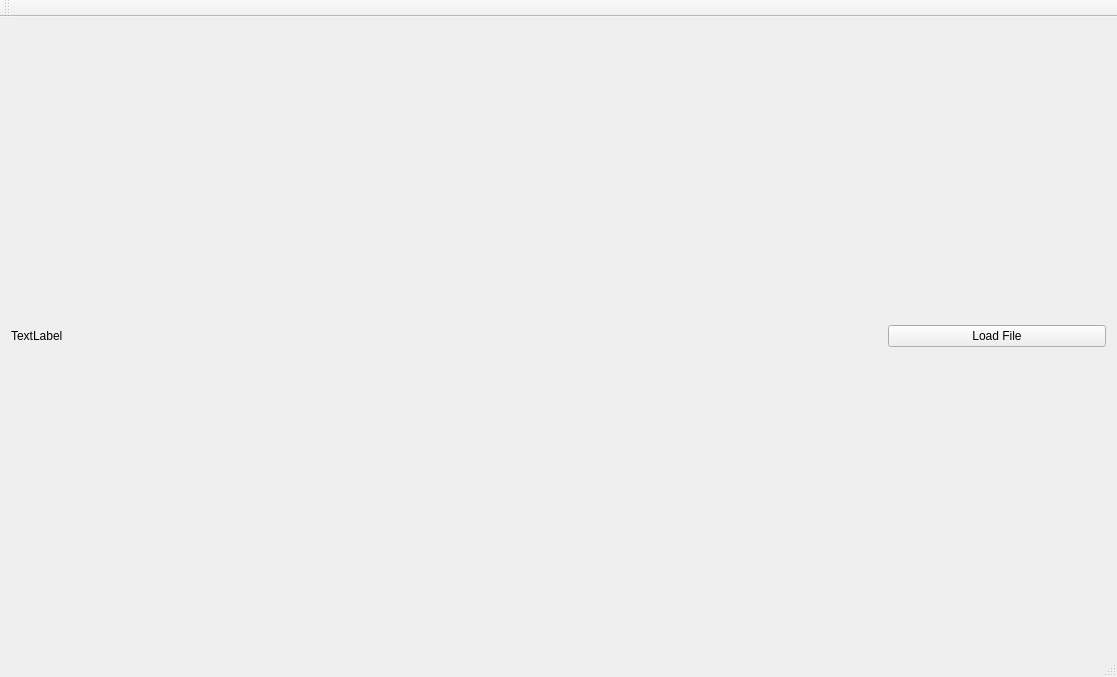
<?xml version="1.0" encoding="UTF-8"?>
<ui version="4.0">
 <class>MediaPlayerClass</class>
 <widget class="QMainWindow" name="MediaPlayerClass">
  <property name="geometry">
   <rect>
    <x>0</x>
    <y>0</y>
    <width>1117</width>
    <height>677</height>
   </rect>
  </property>
  <property name="windowTitle">
   <string>MediaPlayer</string>
  </property>
  <widget class="QWidget" name="centralWidget">
   <layout class="QGridLayout" name="gridLayout" columnstretch="4,1">
    <item row="0" column="0">
     <layout class="QGridLayout" name="gridLayout_display">
      <item row="0" column="0">
       <widget class="QLabel" name="label_image">
        <property name="text">
         <string>TextLabel</string>
        </property>
       </widget>
      </item>
     </layout>
    </item>
    <item row="0" column="1">
     <layout class="QGridLayout" name="gridLayout_control">
      <item row="0" column="0">
       <widget class="QPushButton" name="pushButton_load">
        <property name="text">
         <string>Load File</string>
        </property>
       </widget>
      </item>
     </layout>
    </item>
   </layout>
  </widget>
  <widget class="QMenuBar" name="menuBar">
   <property name="geometry">
    <rect>
     <x>0</x>
     <y>0</y>
     <width>1117</width>
     <height>26</height>
    </rect>
   </property>
  </widget>
  <widget class="QToolBar" name="mainToolBar">
   <attribute name="toolBarArea">
    <enum>TopToolBarArea</enum>
   </attribute>
   <attribute name="toolBarBreak">
    <bool>false</bool>
   </attribute>
  </widget>
  <widget class="QStatusBar" name="statusBar"/>
 </widget>
 <layoutdefault spacing="6" margin="11"/>
 <resources>
  <include location="MediaPlayer.qrc"/>
 </resources>
 <connections/>
</ui>
